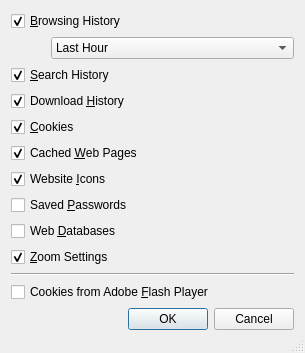
<?xml version="1.0" encoding="UTF-8"?>
<ui version="4.0">
 <class>HelpClearPrivateDataDialog</class>
 <widget class="QDialog" name="HelpClearPrivateDataDialog">
  <property name="geometry">
   <rect>
    <x>0</x>
    <y>0</y>
    <width>305</width>
    <height>353</height>
   </rect>
  </property>
  <property name="windowTitle">
   <string>Clear Private Data</string>
  </property>
  <property name="sizeGripEnabled">
   <bool>true</bool>
  </property>
  <layout class="QVBoxLayout" name="verticalLayout">
   <item>
    <widget class="QCheckBox" name="historyCheckBox">
     <property name="toolTip">
      <string>Select to clear the browsing history</string>
     </property>
     <property name="text">
      <string>&amp;Browsing History</string>
     </property>
     <property name="checked">
      <bool>true</bool>
     </property>
    </widget>
   </item>
   <item>
    <layout class="QHBoxLayout" name="horizontalLayout">
     <item>
      <spacer name="horizontalSpacer">
       <property name="orientation">
        <enum>Qt::Horizontal</enum>
       </property>
       <property name="sizeHint" stdset="0">
        <size>
         <width>40</width>
         <height>20</height>
        </size>
       </property>
      </spacer>
     </item>
     <item>
      <widget class="QComboBox" name="historyCombo">
       <property name="sizePolicy">
        <sizepolicy hsizetype="Expanding" vsizetype="Fixed">
         <horstretch>1</horstretch>
         <verstretch>0</verstretch>
        </sizepolicy>
       </property>
       <property name="toolTip">
        <string>Select the history period to be deleted</string>
       </property>
       <item>
        <property name="text">
         <string>Last Hour</string>
        </property>
       </item>
       <item>
        <property name="text">
         <string>Last Day</string>
        </property>
       </item>
       <item>
        <property name="text">
         <string>Last Week</string>
        </property>
       </item>
       <item>
        <property name="text">
         <string>Last 4 Weeks</string>
        </property>
       </item>
       <item>
        <property name="text">
         <string>Whole Period</string>
        </property>
       </item>
      </widget>
     </item>
    </layout>
   </item>
   <item>
    <widget class="QCheckBox" name="searchCheckBox">
     <property name="toolTip">
      <string>Select to clear the search history</string>
     </property>
     <property name="text">
      <string>&amp;Search History</string>
     </property>
     <property name="checked">
      <bool>true</bool>
     </property>
    </widget>
   </item>
   <item>
    <widget class="QCheckBox" name="downloadsCheckBox">
     <property name="toolTip">
      <string>Select to clear the download history</string>
     </property>
     <property name="text">
      <string>Download &amp;History</string>
     </property>
     <property name="checked">
      <bool>true</bool>
     </property>
    </widget>
   </item>
   <item>
    <widget class="QCheckBox" name="cookiesCheckBox">
     <property name="toolTip">
      <string>Select to clear the cookies</string>
     </property>
     <property name="text">
      <string>&amp;Cookies</string>
     </property>
     <property name="checked">
      <bool>true</bool>
     </property>
    </widget>
   </item>
   <item>
    <widget class="QCheckBox" name="cacheCheckBox">
     <property name="toolTip">
      <string>Select to clear the disk cache</string>
     </property>
     <property name="text">
      <string>Cached &amp;Web Pages</string>
     </property>
     <property name="checked">
      <bool>true</bool>
     </property>
    </widget>
   </item>
   <item>
    <widget class="QCheckBox" name="iconsCheckBox">
     <property name="toolTip">
      <string>Select to clear the website icons</string>
     </property>
     <property name="text">
      <string>Website &amp;Icons</string>
     </property>
     <property name="checked">
      <bool>true</bool>
     </property>
    </widget>
   </item>
   <item>
    <widget class="QCheckBox" name="passwordsCheckBox">
     <property name="toolTip">
      <string>Select to clear the saved passwords</string>
     </property>
     <property name="text">
      <string>Saved &amp;Passwords</string>
     </property>
     <property name="checked">
      <bool>false</bool>
     </property>
    </widget>
   </item>
   <item>
    <widget class="QCheckBox" name="databasesCheckBox">
     <property name="toolTip">
      <string>Select to delete all web databases</string>
     </property>
     <property name="text">
      <string>Web &amp;Databases</string>
     </property>
    </widget>
   </item>
   <item>
    <widget class="QCheckBox" name="zoomCheckBox">
     <property name="toolTip">
      <string>Select to delete all remembered zoom settings</string>
     </property>
     <property name="text">
      <string>&amp;Zoom Settings</string>
     </property>
     <property name="checked">
      <bool>true</bool>
     </property>
    </widget>
   </item>
   <item>
    <widget class="Line" name="line">
     <property name="orientation">
      <enum>Qt::Horizontal</enum>
     </property>
    </widget>
   </item>
   <item>
    <widget class="QCheckBox" name="flashCookiesCheckBox">
     <property name="toolTip">
      <string>Select to clear cookies set by the Adobe Flash Player</string>
     </property>
     <property name="text">
      <string>Cookies from Adobe &amp;Flash Player</string>
     </property>
    </widget>
   </item>
   <item>
    <widget class="QDialogButtonBox" name="buttonBox">
     <property name="orientation">
      <enum>Qt::Horizontal</enum>
     </property>
     <property name="standardButtons">
      <set>QDialogButtonBox::Cancel|QDialogButtonBox::Ok</set>
     </property>
    </widget>
   </item>
  </layout>
 </widget>
 <tabstops>
  <tabstop>historyCheckBox</tabstop>
  <tabstop>historyCombo</tabstop>
  <tabstop>searchCheckBox</tabstop>
  <tabstop>downloadsCheckBox</tabstop>
  <tabstop>cookiesCheckBox</tabstop>
  <tabstop>cacheCheckBox</tabstop>
  <tabstop>iconsCheckBox</tabstop>
  <tabstop>passwordsCheckBox</tabstop>
  <tabstop>databasesCheckBox</tabstop>
  <tabstop>zoomCheckBox</tabstop>
  <tabstop>flashCookiesCheckBox</tabstop>
 </tabstops>
 <resources/>
 <connections>
  <connection>
   <sender>buttonBox</sender>
   <signal>accepted()</signal>
   <receiver>HelpClearPrivateDataDialog</receiver>
   <slot>accept()</slot>
   <hints>
    <hint type="sourcelabel">
     <x>267</x>
     <y>342</y>
    </hint>
    <hint type="destinationlabel">
     <x>157</x>
     <y>252</y>
    </hint>
   </hints>
  </connection>
  <connection>
   <sender>buttonBox</sender>
   <signal>rejected()</signal>
   <receiver>HelpClearPrivateDataDialog</receiver>
   <slot>reject()</slot>
   <hints>
    <hint type="sourcelabel">
     <x>294</x>
     <y>342</y>
    </hint>
    <hint type="destinationlabel">
     <x>286</x>
     <y>252</y>
    </hint>
   </hints>
  </connection>
  <connection>
   <sender>historyCheckBox</sender>
   <signal>toggled(bool)</signal>
   <receiver>historyCombo</receiver>
   <slot>setEnabled(bool)</slot>
   <hints>
    <hint type="sourcelabel">
     <x>65</x>
     <y>19</y>
    </hint>
    <hint type="destinationlabel">
     <x>83</x>
     <y>45</y>
    </hint>
   </hints>
  </connection>
 </connections>
</ui>
